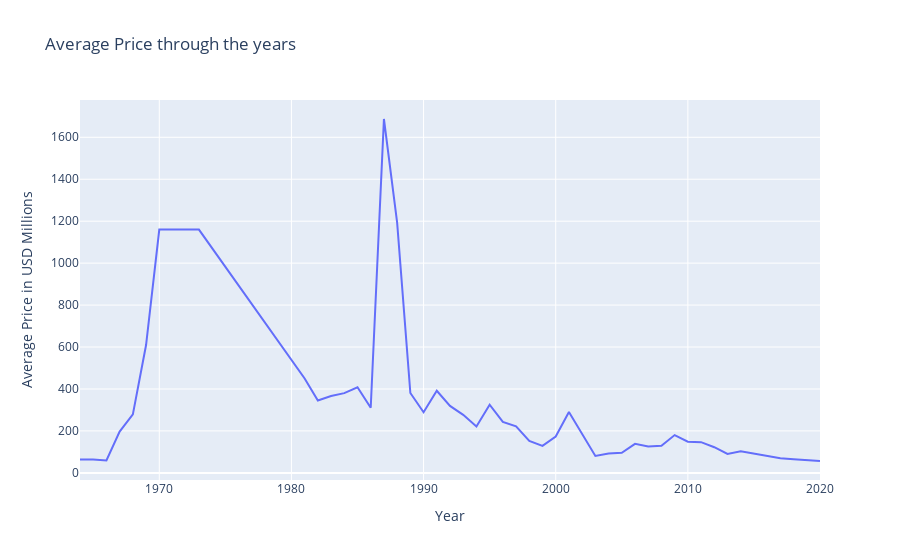

Source (notebook cell):
### Code cell
px.line(year_prices,
        x="Year",
        y="Price",
        labels={"Price":"Average Price in USD Millions"},
        title="Average Price through the years")

### Figure 1 — Plotly figure (JSON) as saved in the notebook; plotly's stock layout.template omitted (floating-point values rounded to 4 significant figures)
{"data": [{"hovertemplate": "Year=%{x}<br>Average Price in USD Millions=%{y}<extra></extra>", "legendgroup": "", "line": {"color": "#636efa", "dash": "solid"}, "marker": {"symbol": "circle"}, "mode": "lines", "name": "", "orientation": "v", "showlegend": false, "type": "scatter", "x": [1964, 1965, 1966, 1967, 1968, 1969, 1970, 1971, 1972, 1973, 1981, 1982, 1983, 1984, 1985, 1986, 1987, 1988, 1989, 1990, 1991, 1992, 1993, 1994, 1995, 1996, 1997, 1998, 1999, 2000, 2001, 2002, 2003, 2004, 2005, 2006, 2007, 2008, 2009, 2010, 2011, 2012, 2013, 2014, 2015, 2016, 2017, 2018, 2019, 2020], "xaxis": "x", "y": [63.23, 63.23, 59, 196.6, 279.2, 609.5, 1160, 1160, 1160, 1160, 450, 345.2, 366.2, 380.1, 408.1, 310.3, 1687.0, 1193.0, 380.8, 289.1, 391.4, 319.3, 276.7, 221.5, 325, 243.2, 221.7, 152.1, 128.5, 173.1, 290.7, 185.6, 80.51, 92.74, 95.79, 138.6, 125.7, 129.7, 180.3, 148.4, 146.6, 122.3, 90.55, 102.6, 91.55, 79.46, 69.49, 64.75, 59.61, 56.65], "yaxis": "y"}], "layout": {"legend": {"tracegroupgap": 0}, "title": {"text": "Average Price through the years"}, "xaxis": {"anchor": "y", "domain": [0, 1], "title": {"text": "Year"}}, "yaxis": {"anchor": "x", "domain": [0, 1], "title": {"text": "Average Price in USD Millions"}}}}
